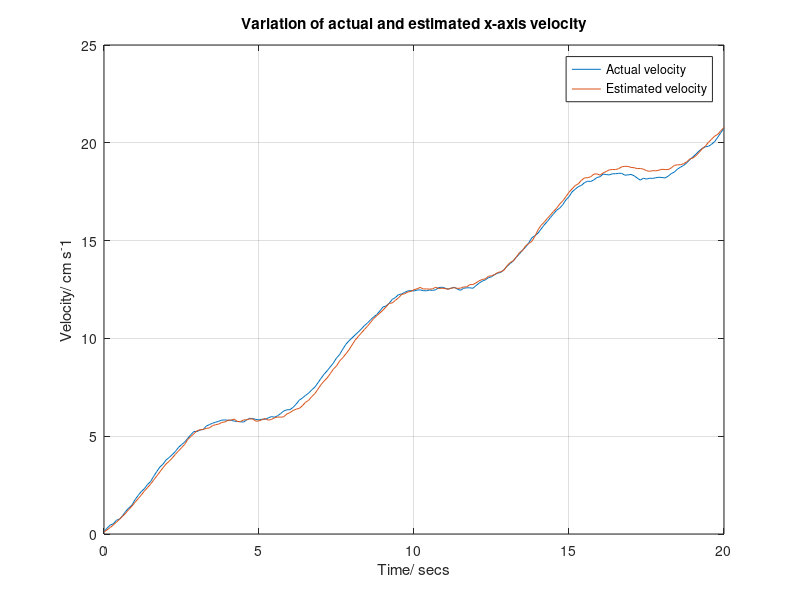
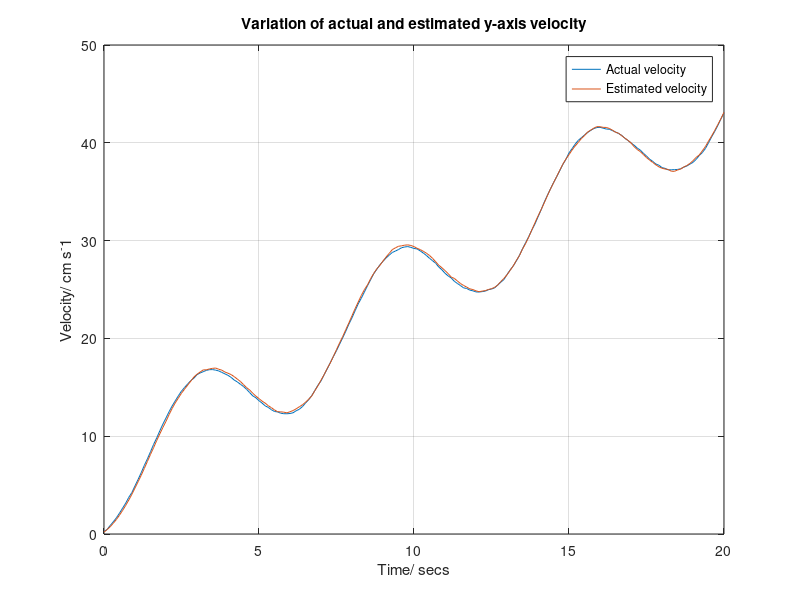
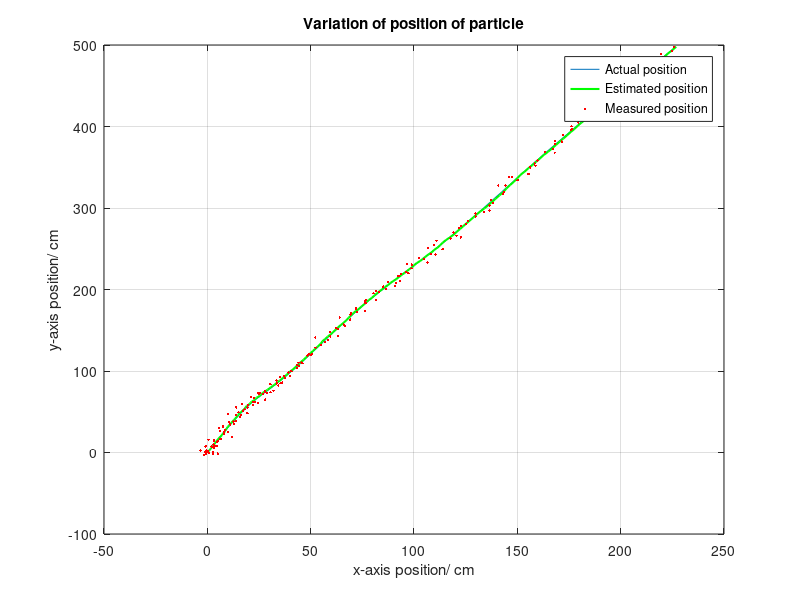

Write MATLAB code to recreate these figures, in order.
clc; clear all;
%%% Simulating a particle moving in a plane using Kalman filter estimate
%%% INPUTS
%dur - duration of simulation in secs
%dt - Time step in secs
%sigma_acc - SD of acceleration ms-2
%sigma_gps - SD of GPS measurement m
dur = 20;
dt = 0.1;
sigma_acc = 0.5;
sigma_dis = 2;

%System Model
A = [1 dt 0 0; 0 1 0 0; 0 0 1 dt; 0 0 0 1];  %Transition/System matrix
B = [dt^2/2 0; dt 0; 0 dt^2/2; 0 dt];       %Input matrix
H = [1 0 0 0; 0 0 1 0];                     %Output matrix
x = [0;0;0;0];          %Initial x
xhat = x;               %Initial extimate

R = diag([sigma_dis^2 sigma_dis^2]);        %Measurement noise cov mat
Q = sigma_acc^2*[dt^4/4 dt^3/2 0 0; dt^3/2 dt^2 0 0; 0 0 dt^4/4 dt^3/2;...
    0 0 dt^3/2 dt^2];                       %Process noise cov mat
P = Q;      %State error cov matrix

%Parameters for plotting
pos = [];
posmeas=[];
poshat=[];
vel=[];
velmeas=[];
velhat=[];

for t=0:dt:dur
    %Input forcing function
    u = [1+sin(t); 2+5*sin(t)];
    
    %Process noise model
    processnoise = sigma_acc*[dt^2/2*randn; dt*randn; dt^2/2*randn; dt*randn];
    x = A*x +B*u + processnoise;
    
    %Measurement noise model
    measnoise = sigma_dis*[randn; randn];
    y = H*x + measnoise;
    
    %%% Kalman Filter equations %%%
    
    %% Prediction step
    
    % A priori estimate
    xhat = A*xhat + B*u;   
    % State/Error covariance matrix update
    P = A*P*A' + Q;         
    
    %% Update step
    
    %inverse matrix for Kalman gain
    invmat = H*P*H' + R;    
    %Kalman gain
    K = P*H'*inv(invmat); 
    %Error vec for estimate update
    err_vec = y - H*xhat;   
    %Estimate update
    xhat = xhat + K*(err_vec);
    %Covariance of state matrix
    n = length(K*H);
    P = (eye(n) - K*H)*P;
    
    pos = [pos; x(1), x(3)];
    posmeas = [posmeas; y(1), y(2)];
    poshat = [poshat; xhat(1), xhat(3)];
    vel = [vel; x(2), x(4)];
    velhat = [velhat; xhat(2), xhat(4)];
    
end

t = 0:dt:dur;
figure()
plot(t,vel(:,1), t, velhat(:,1));
legend('Actual velocity', 'Estimated velocity')
xlabel('Time/ secs'); ylabel('Velocity/ cm s^-1')
title('Variation of actual and estimated x-axis velocity');
grid on;
figure()
plot(t,vel(:,2), t, velhat(:,2))
legend('Actual velocity', 'Estimated velocity')
xlabel('Time/ secs'); ylabel('Velocity/ cm s^-1')
title('Variation of actual and estimated y-axis velocity');
grid on;

figure()
plot(pos(:,1), pos(:,2), poshat(:,1), poshat(:,2),'g','LineWidth',1.5)
hold on;
scatter(posmeas(:,1), posmeas(:,2), 3,'r','filled')
legend('Actual position', 'Estimated position', 'Measured position')
xlabel('x-axis position/ cm'); ylabel('y-axis position/ cm')
title('Variation of position of particle');
grid on;
    